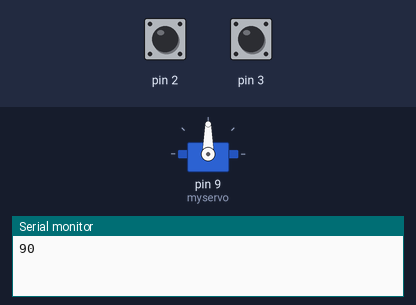
Bench run of a sketch on a simulated Arduino Uno, built with avr-gcc and run on an emulated ATmega328P. On the bench: servo, the last lines printed to the serial monitor. The inputs (shaded band) are chosen by the test bench; at power-on: pin 2 HIGH, pin 3 HIGH.

Above: at 1.3 s.
1.4 s: pin 2 pulled LOW for 0.15 s
At 2.1 s:
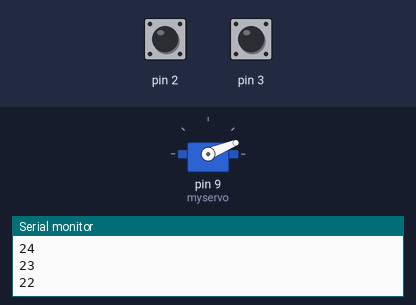
3.0 s: pin 3 pulled LOW for 1 s
At 4.8 s:
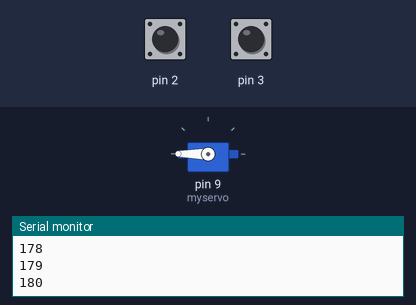
5.5 s: pin 2 pulled LOW for 1 s
At 7.3 s:
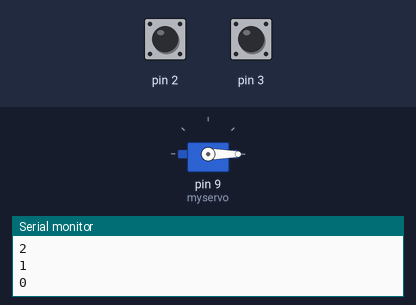
8.0 s: pin 3 pulled LOW for 0.15 s
At 9.3 s:
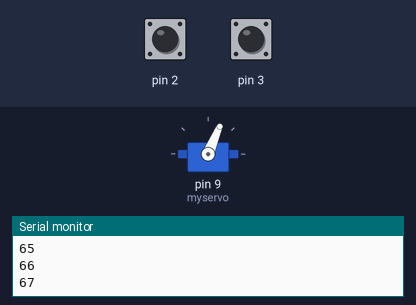
9.6 s: pin 3 pulled LOW for 0.15 s
At 10.7 s:
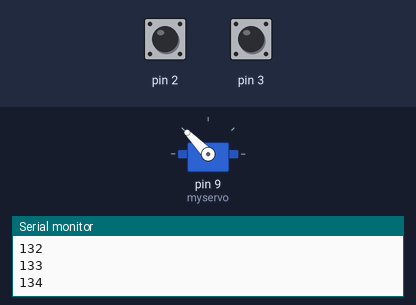
Timing chart, 0 to 12.2 s (numbered marks = the images above; inputs shaded):
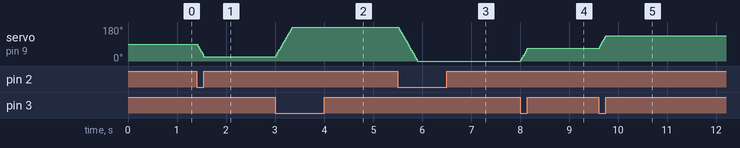

Measured:
- after the input at 1.4 s, servo on pin 9 (myservo): 90° → 22° at once
- after the input at 3.0 s, servo on pin 9 (myservo): moves from 22° to 180° over 0.35 s, starting at once
- after the input at 5.5 s, servo on pin 9 (myservo): moves from 180° to 0° over 0.40 s, starting at once
- after the input at 8.0 s, servo on pin 9 (myservo): 0° → 67° at once
- after the input at 9.6 s, servo on pin 9 (myservo): 67° → 134° at once

The sketch:

Servo_Sketch.ino
```cpp
#include <Servo.h>

Servo myservo;

int position = 0;

void setup() {

  Serial.begin(115200);

  pinMode(2, INPUT_PULLUP);
  pinMode(3, INPUT_PULLUP);

  myservo.attach(9);
  position = 90;
  myservo.write(90);
  Serial.println(position);
  delay(100);
}

void loop() {
  if (digitalRead(2) == LOW) {
    if (position > 0)  {
      position--;
      Serial.println(position);
    }
    myservo.write(position);
  }

  if (digitalRead(3) == LOW) {
    if (position < 180) {
      position++;
      Serial.println(position);
    }
    myservo.write(position);
  }

  delay(2);
}
```
